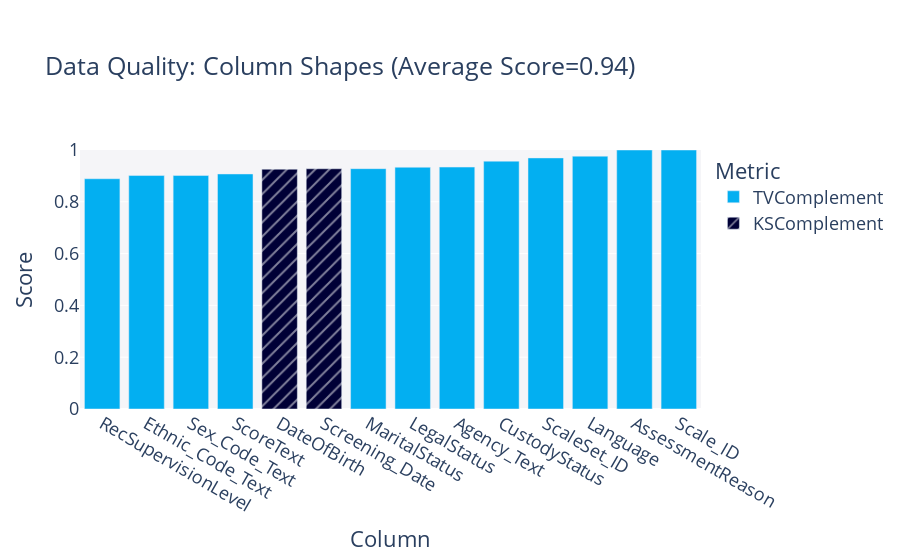

Here is the notebook cell this chart was saved with:
### Code cell
quality_report.get_visualization(property_name='Column Shapes').show(renderer="vscode")

### Figure 1 — Plotly figure (JSON) as saved in the notebook; plotly's stock layout.template omitted (floating-point values rounded to 4 significant figures)
{"data": [{"alignmentgroup": "True", "customdata": [["TVComplement"], ["TVComplement"], ["TVComplement"], ["TVComplement"], ["TVComplement"], ["TVComplement"], ["TVComplement"], ["TVComplement"], ["TVComplement"], ["TVComplement"], ["TVComplement"], ["TVComplement"]], "hovertemplate": "<b>%{hovertext}</b><br><br>Metric=%{customdata[0]}<br>Score=%{y}<extra></extra>", "hovertext": ["Agency_Text", "Sex_Code_Text", "Ethnic_Code_Text", "ScaleSet_ID", "AssessmentReason", "Language", "LegalStatus", "CustodyStatus", "MaritalStatus", "RecSupervisionLevel", "Scale_ID", "ScoreText"], "legendgroup": "TVComplement", "marker": {"color": "#03AFF1", "pattern": {"shape": ""}}, "name": "TVComplement", "offsetgroup": "TVComplement", "orientation": "v", "showlegend": true, "textposition": "auto", "type": "bar", "x": ["Agency_Text", "Sex_Code_Text", "Ethnic_Code_Text", "ScaleSet_ID", "AssessmentReason", "Language", "LegalStatus", "CustodyStatus", "MaritalStatus", "RecSupervisionLevel", "Scale_ID", "ScoreText"], "xaxis": "x", "y": [0.9341, 0.9015, 0.9015, 0.9694, 1, 0.9762, 0.9334, 0.9569, 0.9279, 0.889, 1, 0.9074], "yaxis": "y"}, {"alignmentgroup": "True", "customdata": [["KSComplement"], ["KSComplement"]], "hovertemplate": "<b>%{hovertext}</b><br><br>Metric=%{customdata[0]}<br>Score=%{y}<extra></extra>", "hovertext": ["DateOfBirth", "Screening_Date"], "legendgroup": "KSComplement", "marker": {"color": "#000036", "pattern": {"shape": "/"}}, "name": "KSComplement", "offsetgroup": "KSComplement", "orientation": "v", "showlegend": true, "textposition": "auto", "type": "bar", "x": ["DateOfBirth", "Screening_Date"], "xaxis": "x", "y": [0.9258, 0.9275], "yaxis": "y"}], "layout": {"barmode": "relative", "font": {"size": 18}, "legend": {"title": {"text": "Metric"}, "tracegroupgap": 0}, "margin": {"t": 150}, "plot_bgcolor": "#F5F5F8", "title": {"text": "Data Quality: Column Shapes (Average Score=0.94)"}, "xaxis": {"anchor": "y", "categoryorder": "total ascending", "domain": [0, 1], "title": {"text": "Column"}}, "yaxis": {"anchor": "x", "domain": [0, 1], "range": [0, 1], "title": {"text": "Score"}}}}
